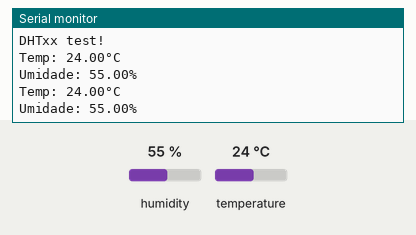
Simulated run of this sketch. Board: Arduino Uno, built with avr-gcc and run on an emulated ATmega328P. Shown: the last lines printed to the serial monitor. Inputs (shaded band) come from the test bench; at power-on: humidity 55 %, temperature 24 °C.

Above: at 4.8 s.
4.9 s: humidity set to 22 %
At 6.8 s:
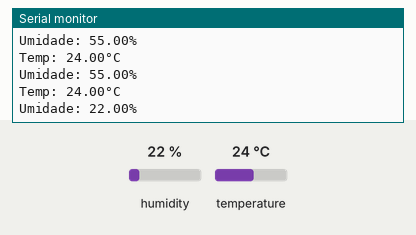
7.9 s: temperature set to 12 °C
At 8.6 s:
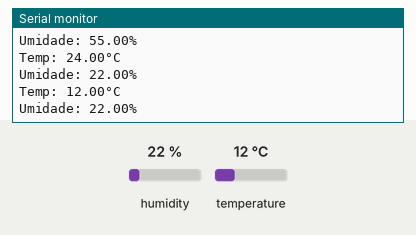
10.9 s: humidity set to 40 %
At 13.3 s:
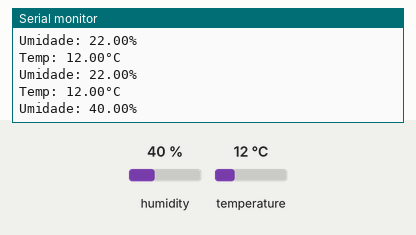
Timing chart, 0 to 14.8 s (numbered marks = the images above; inputs shaded):
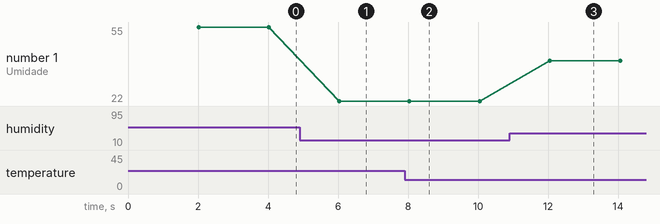

The sketch:

sketch_aug24a.ino
```cpp
#include <DHT.h>
#include <DHT_U.h>
#define DHTPIN 2
#define DHTTYPE DHT22
DHT dht(DHTPIN, DHTTYPE);
void setup() {
   Serial.begin(9600);
  Serial.println(F("DHTxx test!"));

  dht.begin();
}

void loop() {
  delay(2000);
  float h = dht.readHumidity();
  float t = dht.readTemperature();
  Serial.print("Temp: ");
  Serial.print(t);
  Serial.print("°C\n");
  Serial.print("Umidade: ");
  Serial.print(h);
  Serial.print("%\n");
}
```

Measured:
- after the input at 4.9 s, the serial monitor: prints a new line after 1.1 s (image 1)
- after the input at 7.9 s, the serial monitor: prints a new line after 0.12 s (image 2)
- after the input at 10.9 s, the serial monitor: prints a new line after 1.2 s (image 3)
- plotted number 1: 55 → 22 after the input at 4.9 s, 22 → 40 after the input at 10.9 s
